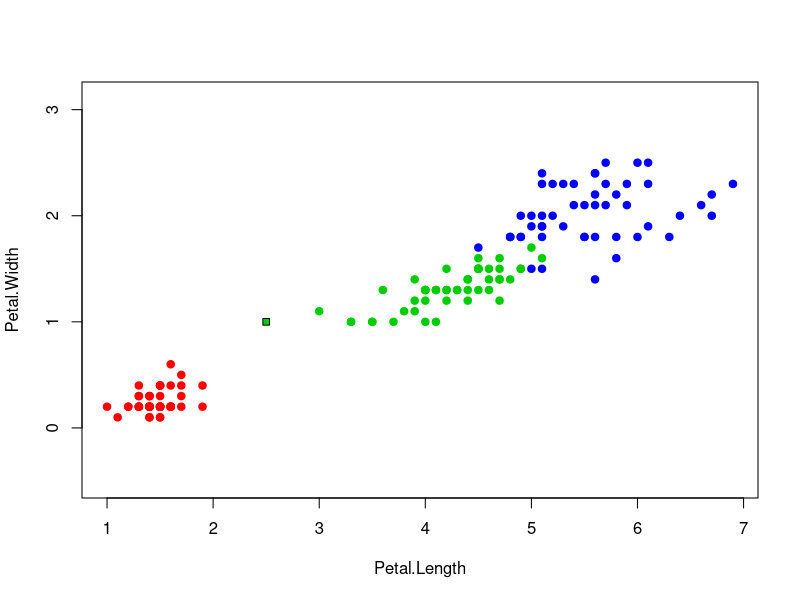

Here is the R script that generated this plot: (Note: this script raises an error after producing the figure.)
euclideanDistance <- function(u, v)
{
  sqrt(sum((u - v)^2))
}

sortObjectsByDist <- function(xl, z, metricFunction =
                                euclideanDistance)
{
  l <- dim(xl)[1]
  n <- dim(xl)[2] - 1
  distances <- matrix(NA, l, 2)
  for (i in 1:l)
  {
    distances[i, ] <- c(i, metricFunction(xl[i, 1:n], z))
  }
  
  orderedXl <- xl[order(distances[, 2]), ]
  return (orderedXl);
}

kwNN <- function(xl, z, k,q)
{
  m <- c("setosa" = 0, "versicolor" = 0, "virginica" = 0)
  xl <- sortObjectsByDist(xl, z)
  n <- dim(xl)[2] - 1
  classes <- xl[1:k, n + 1]
  for(i in 1:k)
  {
    w<-q ^ i
    m[classes[i]]<-m[classes[i]]+w
  }
  class <- names(which.max(m))
  return (class)
}



colors <- c("setosa" = "red", "versicolor" = "green3",
            "virginica" = "blue")
plot(iris[, 3:4], pch = 21, bg = colors[iris$Species], col = colors[iris$Species], asp = 1)
z <- c(2.5, 1) 
xl <- iris[, 3:5] 
class <- kwNN(xl, z, k=6,0.9)
points(z[1], z[2], pch = 22, bg = colors[class], asp = 1)

x<-0.8
while(x<7) 
{
    y<--0.2
    while (y<2.9) 
    {
      z<-c(x,y)  
      class <- kNN(xl, z, k=6)

      points(z[1], z[2], pch = 21, col = colors[class])
      y<-y+0.1
    }
    x<-x+0.1
}
